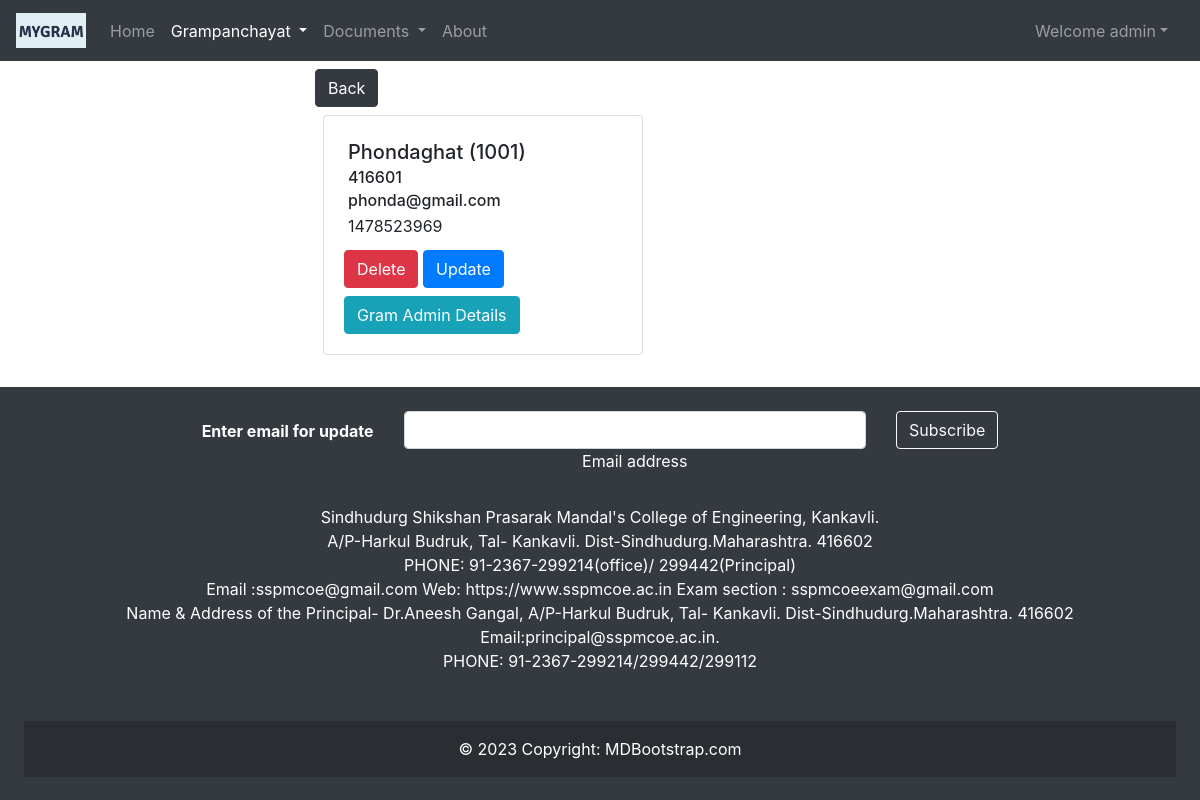
The app's page /gramdetail/1001/ (signed in) with its own data.
### gramapp/models.py (models this page shows, shortened)
class Grampanchayat(models.Model):
    gramid = models.IntegerField(primary_key=True)
    gramname = models.CharField(max_length=50, unique=True)
    gramaddress = models.TextField(max_length=100)
    gramemail = models.EmailField()
    gramcontact = models.CharField(max_length=10)

class Gramadmin(models.Model):
    user = models.OneToOneField(User, on_delete=models.CASCADE)
    grampanchayat = models.ForeignKey("Grampanchayat", on_delete=models.CASCADE)
    gramadminid = models.IntegerField(primary_key=True)
    gramadminmobno = models.CharField(max_length=10)
    gramadminphoto = models.FileField(upload_to='gramadmin/', null=True)

### gramapp/views.py (the view)
# urls.py: path('gramdetail/<int:pk>/', views.gramdetail, name='gramdetail'),
def gramdetail(request, pk):
    current_user = request.user
    if current_user.is_superuser:
        eachGram = Grampanchayat.objects.get(gramid=pk)
        gramAdmin = Gramadmin.objects.all().filter(grampanchayat=eachGram)
        context = {'eachGram': eachGram, 'gramAdmin': gramAdmin}
        return render(request, 'gramapp/viewGramDetails.html', context)
    else:
        return render(request, 'gramapp/pageNotFound.html')

### templates/gramapp/viewGramDetails.html (shortened to what this page needs)
{% extends 'gramapp/base1.html' %}
{% block gramactive %} active {% endblock gramactive %}
{% block body %}
<div class="container">
    <div class="row justify-content-center">
        <div class="col md-6">
          <a href="{% url 'viewgram' %}" class="btn btn-dark mt-2">Back</a>
            <div class="card m-2" style="width: 20rem;">
                <div class="card-body">
                    <h5 class="card-title m-1">{{eachGram.gramname}} ({{eachGram.gramid}})</h5>
                    <h6 class="card-subtitle m-1">{{eachGram.gramaddress}}</h6>
                    <h6 class="card-text m-1">{{eachGram.gramemail}}</h6>
                    <p class="card-text m-1">{{eachGram.gramcontact}}</p>
                    <a href="{% url 'deletegram' eachGram.pk %}" class="btn btn-danger mt-2">Delete</a>
                    <a href="{% url 'updateGrampanchayat' eachGram.pk %}" class="btn btn-primary mt-2">Update</a>
                    {% if gramAdmin %}
                    {% for gramAdmin in gramAdmin %}
                    {% if eachGram == gramAdmin.grampanchayat %}
                    <a href="{% url 'viewgramadmin' gramAdmin.pk %}" class="btn btn-info mt-2">Gram Admin Details</a>
                    {% endif %}
                    {% endfor %}
                    {% else %}
                    <a href="{% url 'addgramadmin' eachGram.pk %}" class="btn btn-info mt-2">Add Admin</a>
                    {% endif %}
                </div>
            </div>
        </div>
    </div>
</div>
{% endblock body %}

### templates/gramapp/base1.html (shortened to what this page needs)
<!doctype html>
<html lang="en">
<head>
    <link rel="stylesheet" href="https://stackpath.bootstrapcdn.com/bootstrap/4.5.2/css/bootstrap.min.css"
>
</head>
<body>
<header>
    <nav class="navbar navbar-expand-lg navbar-dark bg-dark">
        <a class="navbar-brand" href="{% url 'home1' %}">
            {% load static %}
            <img src="{% static 'logo/mygram logo.png' %}" width="70" height="35" class="d-inline-block align-top" alt="">
        </a>
        <div class="collapse navbar-collapse" id="navbarSupportedContent">
            <ul class="navbar-nav mr-auto">
                <li class="nav-item {% block homeactive %}  {% endblock homeactive %}">
                    <a class="nav-link" href="{% url 'home1' %}">Home <span class="sr-only">(current)</span></a>
                </li>
                {% if user.is_superuser %}
                <li class="nav-item dropdown {% block gramactive %}  {% endblock gramactive %}">
                    <a class="nav-link dropdown-toggle" href="#" id="grampanchayat" data-toggle="dropdown"
                        aria-haspopup="true" aria-expanded="false">
                        Grampanchayat
                    </a>
                </li>
                {% endif %}
                <li class="nav-item dropdown {% block documentactive %}  {% endblock documentactive %}">
                    <a class="nav-link dropdown-toggle" href="#" id="documents" data-toggle="dropdown"
                        aria-haspopup="true" aria-expanded="false">
                        Documents
                    </a>
                    </li>
                <li class="nav-item {% block aboutactive %}  {% endblock aboutactive %}">
                    <a class="nav-link" href="/about">About</a>
                </li>
            </ul>
            {% if user.is_authenticated %}
            <ul class="navbar-nav mr-2">
                <li class="nav-item dropdown">
                    <a class="nav-link dropdown-toggle" href='#' id="navbarDropdown" role="button"
                        data-toggle="dropdown"> Welcome {{request.user}}</a>
                </li>
            </ul>
        </div>
        {% else %}
        <button type="button" class="btn btn-primary mr-2" data-toggle="modal" data-target="#loginModal">
            Login
        </button>
        {% endif %}
    </nav>
</header>
    {% block body %} {% endblock body %}
    <br>
    <footer class="bg-dark text-center text-white">
        <div class="p-4">
            <section class="">
                <form method="post" action="">
                    <div class="row d-flex justify-content-center">
                        <div class="col-auto">
                            <p class="pt-2">
                                <strong>Enter email for update</strong>
                            </p>
                        </div>
                        <div class="col-md-5 col-12">
                            <div class="form-outline form-white mb-4">
                                <input type="email" name="subscriber" id="subscriber" class="form-control" autocomplete="off" />
                                <label class="form-label" for="subscriber">Email address</label>
                            </div>
                        </div>
                        <div class="col-auto">
                            <button type="submit" class="btn btn-outline-light mb-4">
                                Subscribe
                            </button>
                        </div>
                    </div>
                </form>
            </section>
            <section class="mb-4">
                <p>
                    Sindhudurg Shikshan Prasarak Mandal's College of Engineering, Kankavli.<br>
                    A/P-Harkul Budruk, Tal- Kankavli. Dist-Sindhudurg.Maharashtra. 416602<br>
                    PHONE: 91-2367-299214(office)/ 299442(Principal)<br>
                    Email :sspmcoe@gmail.com Web: https://www.sspmcoe.ac.in Exam section : sspmcoeexam@gmail.com<br>
                    Name & Address of the Principal- Dr.Aneesh Gangal, A/P-Harkul Budruk, Tal- Kankavli.
                    Dist-Sindhudurg.Maharashtra. 416602<br>
                    Email:principal@sspmcoe.ac.in.<br>
                    PHONE: 91-2367-299214/299442/299112<br><br>
                </p>
            </section>
            <div class="text-center p-3" style="background-color: rgba(0, 0, 0, 0.2);">
                © 2023 Copyright:
                <a class="text-white" href="https://mdbootstrap.com/">MDBootstrap.com</a>
            </div>
        </div>
    </footer>
</body>
</html>

### templates/gramapp/viewGramDetails.html (style rules this page uses)
.container { width: 600px; }

### records on screen
Grampanchayat: gramname "Phondaghat", gramid "1001", gramaddress "416601", gramemail "phonda@gmail.com", gramcontact "1478523969"
Gramadmin: shows "Gram Admin Details"

### other values on screen
{{ request.user }} "admin"
